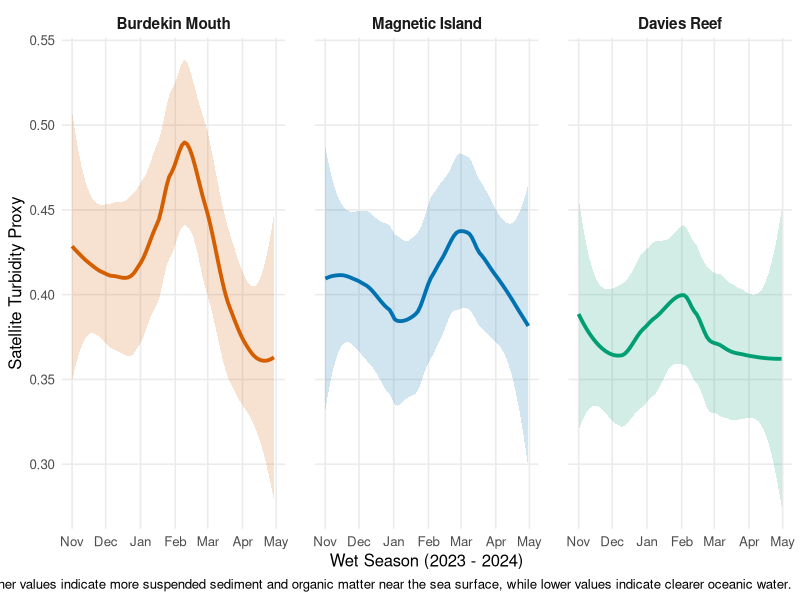
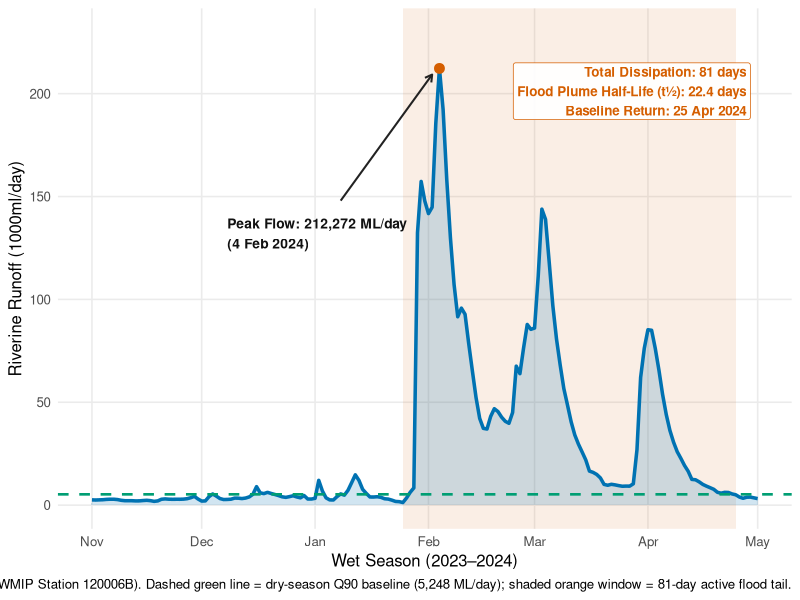
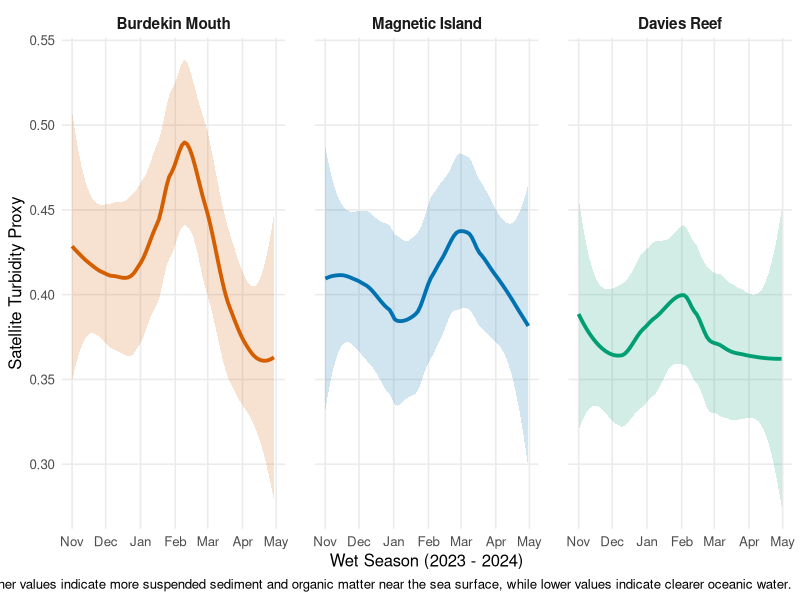
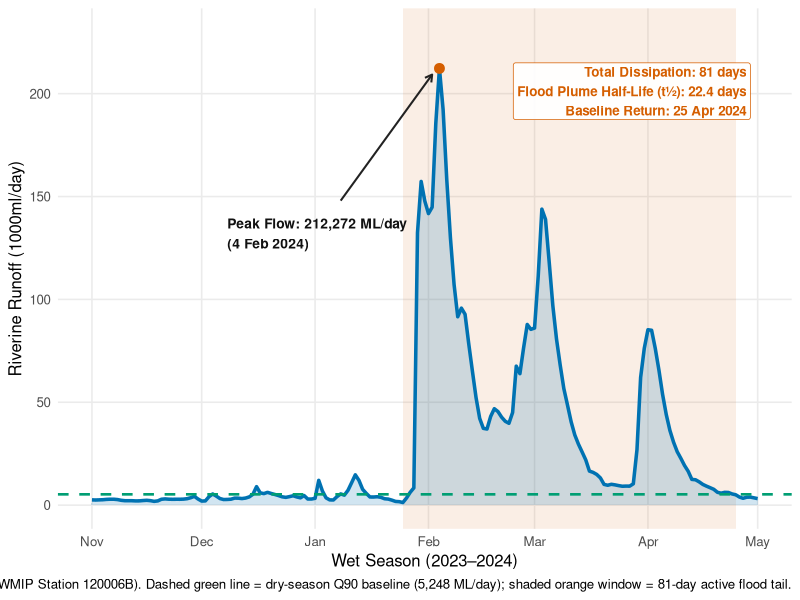

Write R code to recreate these figures, in order.
## ---- chunk 1
#| label: "GEE_Plumes"
#| fig-cap: "Figure1. Surface Turbidity Trends Across Reef Locations. Higher values indicate more suspended sediment and organic matter near the sea surface, while lower values indicate clearer oceanic water"

library(tidyverse)
library(lubridate)
library(here)

# 1. Read data & clean station labels
#Extracted satellite turbidity proxy values from Google Earth Engine

gee_s3 <- read_csv(here("data", "raw", "Burdekin_S3_Plume_TimeSeries.csv")) %>%
  mutate(
    date = ymd(date),
    station = factor(station,
      levels = c("S1_Burdekin_Mouth", "S2_Magnetic_Island", "S3_Davies_Reef"),
      labels = c("Burdekin Mouth", "Magnetic Island", "Davies Reef")
    )
  )

# 2. Plot smooth trend per location
plot <- ggplot(gee_s3, aes(x = date, y = s3_turbidity_ratio, color = station, fill = station)) +
  geom_smooth(span = 0.6, linewidth = 1.3, alpha = 0.18) +
  facet_wrap(~ station) +
  scale_x_date(date_breaks = "1 month", date_labels = "%b") +
  scale_color_manual(values = c("#D55E00", "#0072B2", "#009E73"), guide = "none") +
  scale_fill_manual(values = c("#D55E00", "#0072B2", "#009E73"), guide = "none") +
    labs(
      x = "Wet Season (2023 - 2024)",
      y = "Satellite Turbidity Proxy",
      caption = "Figure 1. Surface Turbidity Trends Across Reef Locations. Higher values indicate more suspended sediment and organic matter near the sea surface, while lower values indicate clearer oceanic water."
  )+
  theme_minimal(base_size = 12)+
  theme(
    plot.title       = element_text(face = "bold", size = 13),
    plot.subtitle    = element_text(size = 10, color = "#444444"),
    strip.text       = element_text(face = "bold", size = 11),
    panel.grid.minor = element_blank(),
    panel.spacing    = unit(1.5, "lines")
  )


print(plot)
ggsave(here("outputs", "figures", "Flood_Plumes.png"), plot, width = 10, height = 4, dpi = 300)

## ---- chunk 2
#| label: "Flood_Plume"
#| fig-cap: "Figure2. Burdekin River Runoff & Post-Flood Dissipation Timeline (WMIP Station 120006B). Dashed green line = dry-season Q90 baseline (5,248 ML/day); shaded orange window = 81-day active flood tail."

library(tidyverse)
library(lubridate)
library(here)

# 1. Load & filter QLD WMIP discharge telemetry (Station 120006B: Burdekin at Clare)
burdekin_ts <- read_csv(
  here("data", "raw", "burdekin.csv"),
  skip = 4,
  col_names = FALSE,
  col_types = cols(.default = col_character()),
  show_col_types = FALSE
) %>%
  filter(str_detect(X1, "^\\d{2}:\\d{2}:\\d{2}")) %>%
  transmute(
    date             = as.Date(X1, format = "%H:%M:%S %d/%m/%Y"),
    runoff_ML_day = as.numeric(X14),
    runoff_qual   = as.numeric(X15)
  ) %>%
  filter(!is.na(date), runoff_qual <= 130)

# 2. Compute dry-season baseline (Nov-Dec Q90), peak flow, & 81-day recovery date
baseline_q90 <- burdekin_ts %>%
  filter(month(date) %in% c(11, 12)) %>%
  summarise(q90 = quantile(runoff_ML_day, 0.90, na.rm = TRUE)) %>%
  pull(q90)

peak_row      <- burdekin_ts %>% slice_max(runoff_ML_day, n = 1)
peak_date     <- peak_row$date
peak_flow     <- peak_row$runoff_ML_day

recovery_date <- burdekin_ts %>%
  filter(date > peak_date, runoff_ML_day <= baseline_q90) %>%
  slice_min(date, n = 1) %>%
  pull(date)

dissipation_days <- as.numeric(recovery_date - peak_date)

# Exponential decay half-life (Peak -> Recovery)
vis_fit <- burdekin_ts %>%
  filter(date >= peak_date, date <= recovery_date) %>%
  mutate(days_since_peak = as.numeric(date - peak_date)) %>%
  lm(log(runoff_ML_day) ~ days_since_peak, data = .)

clarity <- round(-log(2) / coef(vis_fit)[["days_since_peak"]], 1) #half-life 

# 3. Build clean single-panel Figure 1 (Discharge hydrograph only)
burdekin_fp <- ggplot(burdekin_ts, aes(x = date, y = runoff_ML_day / 1000)) +
  # Shaded 81-day active flood window
  annotate(
    "rect",
    xmin = ymd("2024-01-25"), xmax = recovery_date,
    ymin = -Inf, ymax = Inf,
    fill = "#D55E00", alpha = 0.10
  ) +
  # Discharge area & line
  geom_area(fill = "#0072B2", alpha = 0.18) +
  geom_line(color = "#0072B2", linewidth = 1.2) +
  # Dry-season Q90 baseline dashed line
  geom_hline(
    yintercept = baseline_q90 / 1000,
    linetype = "dashed", color = "#009E73", linewidth = 0.9
  ) +
  # Peak flow marker & arrow callout
  geom_point(data = peak_row, aes(x = date, y = runoff_ML_day / 1000), color = "#D55E00", size = 3) +
  annotate(
    "text",
    x = ymd("2023-12-08"), y = 132, hjust = 0, size = 3.5, fontface = "bold", color = "#111111",
    label = "Peak Flow: 212,272 ML/day\n(4 Feb 2024)"
  ) +
  annotate(
    "segment",
    x = ymd("2024-01-08"), y = 148, xend = peak_date - days(2), yend = (peak_flow / 1000) - 3,
    arrow = arrow(length = unit(0.2, "cm")), color = "#222222", linewidth = 0.7
  ) +
  # Dissipation metrics summary box in top-right
  annotate(
    "label",
    x = ymd("2024-04-29"), y = 215, hjust = 1, vjust = 1,
    size = 3.4, fontface = "bold", color = "#D55E00", fill = "white", alpha = 0.92,
    label = paste0(
      "Total Dissipation: ", dissipation_days, " days\n",
      "Flood Plume Half-Life (t½): ", clarity, " days\n",
      "Baseline Return: 25 Apr 2024"
    )
  ) +
  scale_x_date(
    breaks = seq(ymd("2023-11-01"), ymd("2024-05-01"), by = "1 month"),
    date_labels = "%b"
  ) +
  coord_cartesian(ylim = c(0, 230)) +
  labs(
    x = "Wet Season (2023–2024)",
    y = "Riverine Runoff (1000ml/day)", 
    caption = "Figure2. Burdekin River Runoff & Post-Flood Dissipation Timeline (WMIP Station 120006B). Dashed green line = dry-season Q90 baseline (5,248 ML/day); shaded orange window = 81-day active flood tail."
  ) +
  theme_minimal(base_size = 12) +
  theme(
    plot.title       = element_text(face = "bold", size = 12.5),
    plot.subtitle    = element_text(size = 9.5, color = "#444444"),
    panel.grid.minor = element_blank()
  )

print(burdekin_fp)

ggsave(
  filename = here("outputs", "figures", "Burdekin_Runoff.png"),
  plot     = burdekin_fp,
  width    = 11,
  height   = 4.4,
  dpi      = 300
)
